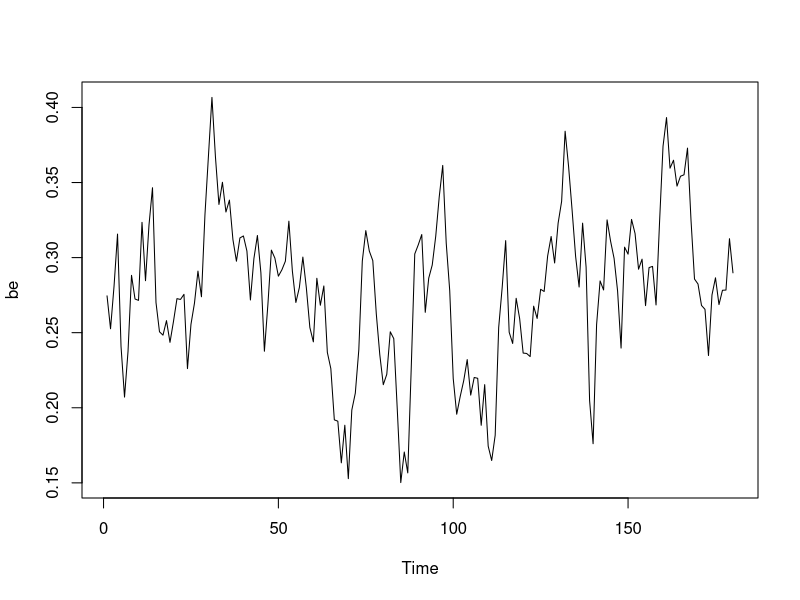
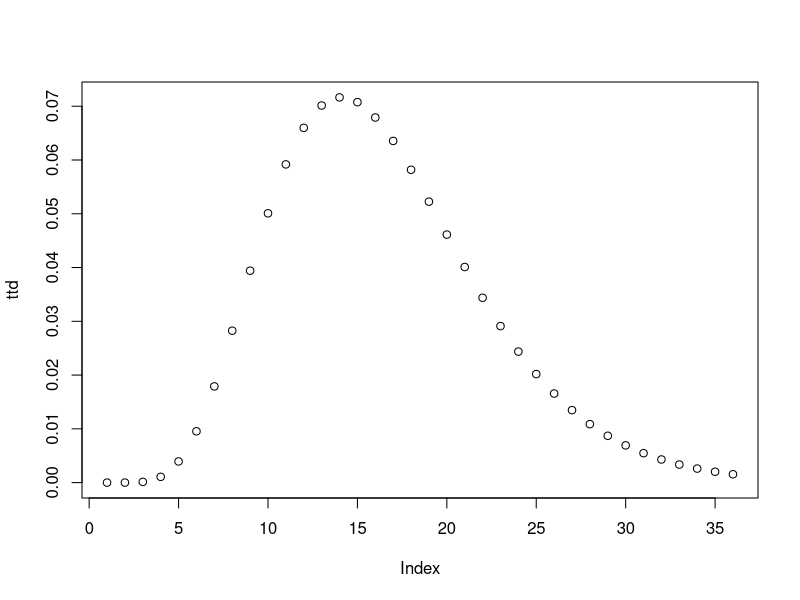
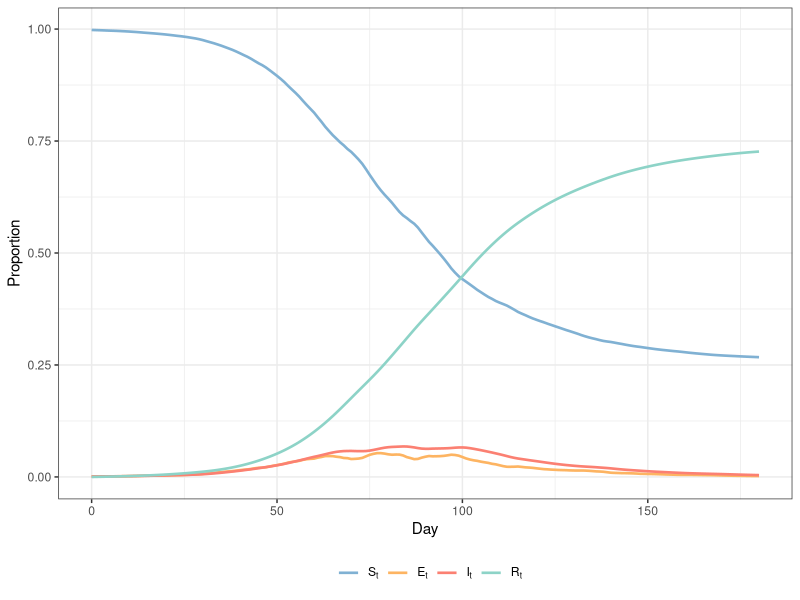

These charts were generated, in order, by the following R code:
################################################################################################
# Simulations of "An SIR-based Bayesian Framework for COVID-19 Infection Estimation"
# Authors: Haoyu Wu, David A. Stephens, Erica E.M. Moodie
# Part I: Data generation
################################################################################################

# libraries
library(tidyverse) #expand_grid and ggplot function

##------------------------------------------------data generating parameter setup------------------------------------------------

###------------------------------------------------SEIR parameters------------------------------------------------

# (a) Setting 1: average transmission rate = 0.3, incubation rate = 1/5, number of days: 180

mu_beta <- 0.3
ome <- 1/5
n_days <- 180

# # (b) Setting 2: average transmission rate = 0.3, incubation rate = 1/2, number of days: 120
# 
# mu_beta <- 0.3
# ome <- 1/2
# n_days <- 120
# 
# # (c) Setting 3: average transmission rate = 0.5, incubation rate = 1/5, number of days: 90
# 
# mu_beta <- 0.5
# ome <- 1/5
# n_days <- 90
# 
# # (d) Setting 4: average transmission rate = 0.5, incubation rate = 1/2, number of days: 70
# 
# mu_beta <- 0.5
# ome <- 1/2
# n_days <- 70


# population size
N <- 1000000

# Initial state
S0 <- 0.998*N
E0 <- 0.001*N
I0 <- 0.001*N
R0 <- N - S0 - E0 - I0

# transmission rate beta_t - stationary AR(1)
phi_beta <- 0.9
phi0_beta <- mu_beta * (1 - phi_beta)
sig_beta <- 0.03

be0 <- 1.5 #initial value
be <- c()
be[1] <- be0
nburn_be <- 100 #number of burn-ins
set.seed(18980305) #set seed for reproducibility
for (t in 2:(n_days+nburn_be)) {
  be[t] <- abs(rnorm(1, phi0_beta + phi_beta * be[t-1], sd = sig_beta))
} #randomly generate time series from AR(1)
be <- be[-(1:nburn_be)] #remove burn-in values
plot.ts(be)

# removal rate gamma
gam <- 1/7

###------------------------------------------------death parameters------------------------------------------------

# IFR
IFR <- 0.01

# time to death distribution tau - Gamma distribution with a mean of 15 and a standard deviation of 6
cutoff <- 35
ttd.mean <- 15
ttd.sd <- 6
denom <- pgamma(cutoff, shape = ttd.mean^2/ttd.sd^2, rate = ttd.mean/ttd.sd^2)
ttd <- diff(pgamma((-1):cutoff, shape = ttd.mean^2/ttd.sd^2, rate = ttd.mean/ttd.sd^2)) / denom
ttd %*% 0:cutoff
tau_rev <- rev(ttd)

plot(ttd)

###------------------------------------------------serosurvey parameters------------------------------------------------

# population seroprevalence at the time of the serosurveys: R_{t_s}

# (a) Setting 1: two serosurveys

n_sero <- 2
thetas <- c(0.1, 0.5)

# # (b) Setting 2: five serosurveys
# 
# n_sero <- 5
# thetas <- seq(0.1, 0.7, length.out = 5)

# survey sample size n_s
ns <- c(200, 1000)

# survey bias lambda
pis <- c(0.75, 1, 1.25)

#serosurvey parameter grid
pars <- as.matrix(expand_grid(ns, pis))

##------------------------------------------------transformed parameters------------------------------------------------

# SEIR compartments
St <- Et <- It <- Rt <- rep(0, n_days+1)

# daily incidence nu_t
nut <- rep(0, n_days)

# Poisson convolution mean
lamt <- rep(0, n_days)

# initial state
St[1] <- S0
Et[1] <- E0
It[1] <- I0
Rt[1] <- R0

for (t in 1:n_days) {
  St[t+1] <- St[t] - be[t]*St[t]*It[t]/N
  Et[t+1] <- Et[t] + be[t]*St[t]*It[t]/N - ome*Et[t]
  It[t+1] <- It[t] + ome*Et[t] - gam*It[t]
  Rt[t+1] <- Rt[t] + gam*It[t]
  nut[t] <- ome*Et[t]
  if (t <= cutoff) {
    lamt[t] <- IFR * (t(nut[1:t]) %*% tau_rev[(cutoff-t+2):(cutoff+1)] + It[1] * tau_rev[cutoff-t+1])
  }else{
    lamt[t] <- IFR * (t(nut[(t - cutoff):t]) %*% tau_rev)
  }
}

##------------------------------------------------data pre-processing------------------------------------------------

days <- 1:n_days

start_date <- 1
end_date <- days[length(days)]

##------------------------------------------------prior setup------------------------------------------------

# Note: the prior for initial state S_0 is directly set in the stan code; the truncations are also in the stan code

# (a) Alternative 1: non- or weakly-informative priors

# IFR
ifr_min <- 0
ifr_max <- 0.04

#gamma
gamma_min <- 0
gamma_max <- 1

#AR(1) mu_beta
mu_mu_beta <- 0.5
sd_mu_beta <- 1

# # (b) Alternative 2: informative priors
#  
# # IFR
# ifr_min <- 0
# ifr_max <- 0.04
# sd_ifr <- 0.002 
# mu_ifr <- 0.01
# 
# #gamma
# mu_gamma_inv <- 7
# sd_gamma_inv <- 1.5
# 
# #AR(1) mu_beta
# mu_mu_beta <- 0.3 #change to 0.5 if the data generating parameter is 0.5
# sd_mu_beta <- 0.15
# 

##------------------------------------------------random data generation------------------------------------------------
# number of replications
nrep <- 1000

# number of serosurvey parameter combinations
npar <- nrow(pars)

y_s <- vector("list", nrep)

dt <- vector("list", nrep)

# serosurvey time t_s
t_s <- c()
for (i_sero in 1:n_sero) {
  t_s[i_sero] <- which(Rt >= thetas[i_sero]*N)[1]
}

# data list
dat_list <- vector("list", nrep)

set.seed(2022) #set seed for reproducibility
for (ipar in 1:npar) {
  # assign serosurvey parameters
  ns_temp <- pars[ipar, 1]
  pis_temp <- pars[ipar, 2]
  n_s <- rep(ns_temp, n_sero)
  pi_s <- pis_temp * Rt[t_s] / N
  
  # random data generation
  for (irep in 1:nrep) {
    # number of positive samples in the serosurveys
    y_s[[irep]] <- rbinom(length(t_s), size = n_s, prob = pi_s)
    # daily deaths
    dt[[irep]] <- rpois(n_days, lamt)
    # combine data
    dat_list[[irep]] <- list(y_s = y_s[[irep]], 
                             dt = dt[[irep]])
  }
  
  # save data - alternative 1: non- or weakly-informative priors
  save(be, gam, IFR, 
       mu_beta, phi_beta, sig_beta,
       n_days, days, n_sero, N, 
       St, It, Rt, nut, lamt,
       dat_list,
       n_s, t_s, pi_s,  
       cutoff, tau_rev, 
       ifr_min, ifr_max,
       gamma_min, gamma_max,
       mu_mu_beta, sd_mu_beta, 
       file = paste0("sim_seir_seroonly_ar1_uninfprior_", ipar, "_data_paral.RData"))

  # # save data - alternative 2: informative priors
  # save(be, gam, IFR, 
  #      mu_beta, phi_beta, sig_beta,
  #      n_days, days, n_sero, N, 
  #      St, It, Rt, nut, lamt,
  #      dat_list,
  #      n_s, t_s, pi_s,  
  #      cutoff, tau_rev, 
  #      ifr_min, ifr_max, mu_ifr, sd_ifr,
  #      mu_gamma_inv, sd_gamma_inv,
  #      phi_beta_min, phi_beta_max,
  #      mu_mu_beta, sd_mu_beta, 
  #      lc_sigma_beta, sc_sigma_beta,
  #      file = paste0("sim_seir_seroonly_ar1_", ipar, "_data_paral.RData"))
}  

# plot the SEIR data generating parameters
sim_seir_dgm <- data.frame(St, Et, It, Rt, "nut" = c(0, nut), "date" = 0:n_days)

ggplot(data = sim_seir_dgm, aes(x = date)) + 
  geom_line(aes(y = St/N, color = "1"), size = 0.9) +
  geom_line(aes(y = Et/N, color = "2"), size = 0.9) +
  geom_line(aes(y = It/N, color = "3"), size = 0.9) + 
  geom_line(aes(y = Rt/N, color = "4"), size = 0.9) + 
  scale_color_manual(name = "", values = c("#80b1d3", "#fdb462", "#fb8072", "#8dd3c7"), 
                     labels = c(expression(S[t]), 
                                expression(E[t]), 
                                expression(I[t]), 
                                expression(R[t]))) + 
  xlab("Day") +
  ylab("Proportion") +
  theme_bw() +
  theme(legend.position = "bottom")
